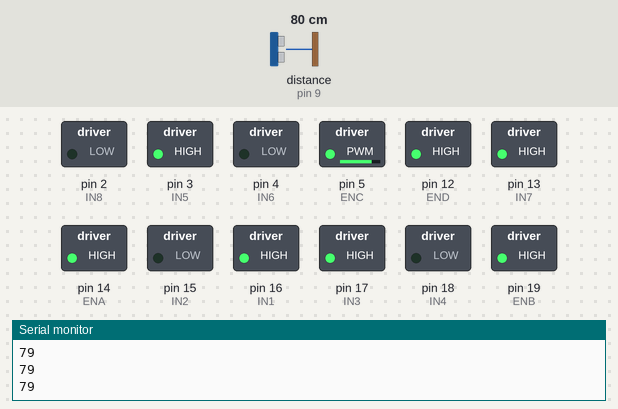
Bench run of a sketch on a simulated Arduino Uno, built with avr-gcc and run on an emulated ATmega328P. Parts: switched loads named in the sketch (green lamp = pin HIGH), the last lines printed to the serial monitor. Wiring (inferred from the names in the program): ultrasonic range finder: trigger pin 10; echo pin 9. The test bench sets the inputs (shaded band); at power-on: distance to the obstacle (sensor on pin 9) 80 cm. The echo pulse lasts 58.3 µs per cm; pins used as bus, display or sensor lines are not drawn.

Above: at 1.3 s.
1.4 s: distance to the obstacle (sensor on pin 9) set to 45 cm
2.9 s: distance to the obstacle (sensor on pin 9) set to 38 cm
At 4.2 s:
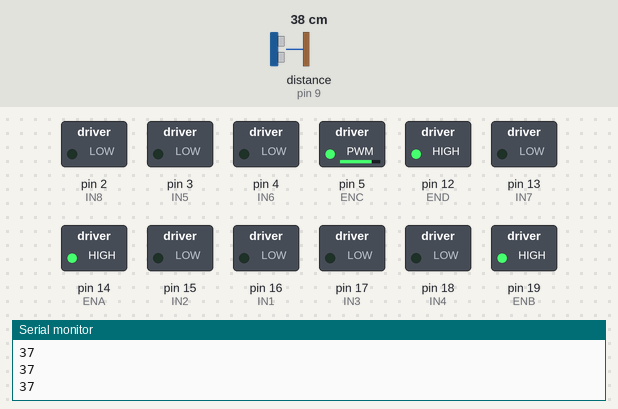
4.5 s: distance to the obstacle (sensor on pin 9) set to 60 cm
At 5.7 s:
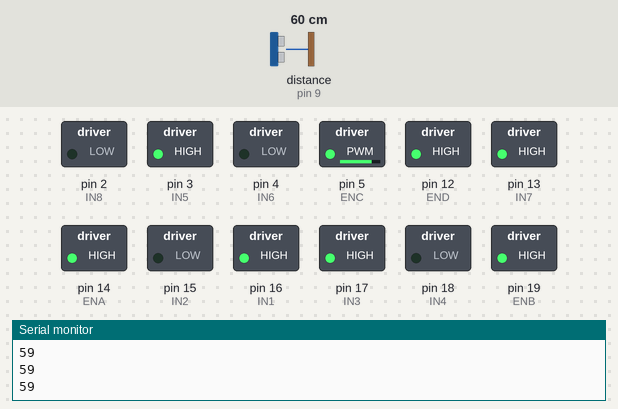
6.0 s: distance to the obstacle (sensor on pin 9) set to 2 cm
At 7.1 s:
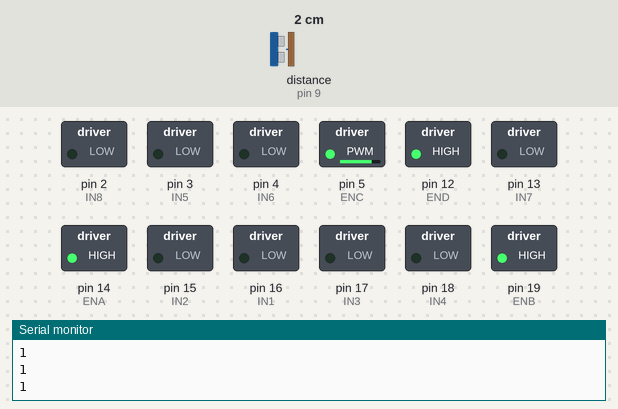
Timing chart, 0 to 8.5 s (numbered marks = the images above; inputs shaded):
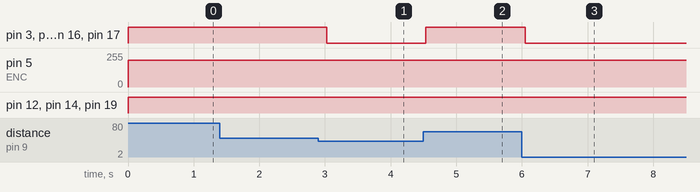

Measured:
- the behaviour switches between 41 and 40 cm on distance to the obstacle (sensor on pin 9) (found by bisection; images 0 and 1)
- after the input at 2.9 s, pin 3 (IN5), pin 13 (IN7), pin 16 (IN1), pin 17 (IN3): HIGH → LOW after 0.13 s
- after the input at 4.5 s, pin 3 (IN5), pin 13 (IN7), pin 16 (IN1), pin 17 (IN3): LOW → HIGH at once
- after the input at 6.0 s, pin 3 (IN5), pin 13 (IN7), pin 16 (IN1), pin 17 (IN3): HIGH → LOW after 0.05 s

The sketch:

motorSensorCode.ino
```cpp
int ENA = 14; //top right motor
int IN1 = 16; //top right motor
int IN2 = 15; //top right motor
int ENB = 19; //top left motor
int IN3 = 17; //top left motor
int IN4 = 18; //top left motor
int IN5 = 3;  //bottom right motor
int IN6 = 4;  //bottom right motor
int ENC = 5;  //bottom right motor
int IN8 = 2;  //bottom left motor
int IN7 = 13; //bottom left motor
int END = 12; //bottom left motor

int Trig = 10;
int Echo = 9;

int Distance;
long Duration;

int motorSpeed = 200; // Speed (0–255)


void setup() {
  pinMode(ENA, OUTPUT);
  pinMode(IN1, OUTPUT);
  pinMode(IN2, OUTPUT);
  pinMode(ENB, OUTPUT);
  pinMode(IN3, OUTPUT);
  pinMode(IN4, OUTPUT);
  pinMode(ENC, OUTPUT);
  pinMode(IN5, OUTPUT);
  pinMode(IN6, OUTPUT);
  pinMode(ENC, OUTPUT);
  pinMode(IN7, OUTPUT);
  pinMode(IN8, OUTPUT);
  pinMode(Echo, INPUT);
  pinMode(Trig, OUTPUT);
  Serial.begin(9600);
}


void forward() {
  digitalWrite(IN1, HIGH);
  digitalWrite(IN2, LOW);
  digitalWrite(IN3, HIGH);
  digitalWrite(IN4, LOW);
  analogWrite(ENA, motorSpeed);
  analogWrite(ENB, motorSpeed);
  digitalWrite(IN5, HIGH);
  digitalWrite(IN6, LOW);
  digitalWrite(IN7, HIGH);
  digitalWrite(IN8, LOW);
  analogWrite(ENC, motorSpeed);
  analogWrite(END, motorSpeed);
}
void left() {
  digitalWrite(IN1, HIGH);
  digitalWrite(IN2, LOW);
  digitalWrite(IN3, LOW);
  digitalWrite(IN4, HIGH);
  analogWrite(ENA, motorSpeed);
  analogWrite(ENB, motorSpeed);
  digitalWrite(IN5, HIGH);
  digitalWrite(IN6, LOW);
  digitalWrite(IN7, LOW);
  digitalWrite(IN8, HIGH);
  analogWrite(ENC, motorSpeed);
  analogWrite(END, motorSpeed);
}
void right() {
  digitalWrite(IN1, LOW);
  digitalWrite(IN2, HIGH);
  digitalWrite(IN3, HIGH);
  digitalWrite(IN4, LOW);
  analogWrite(ENA, motorSpeed);
  analogWrite(ENB, motorSpeed);
  digitalWrite(IN5, LOW);
  digitalWrite(IN6, HIGH);
  digitalWrite(IN7, HIGH);
  digitalWrite(IN8, LOW);
  analogWrite(ENC, motorSpeed);
  analogWrite(END, motorSpeed);
}


void reverse() {
  digitalWrite(IN1, LOW);
  digitalWrite(IN2, HIGH);
  digitalWrite(IN3, LOW);
  digitalWrite(IN4, HIGH);
  analogWrite(ENA, motorSpeed);
  analogWrite(ENB, motorSpeed);
  digitalWrite(IN5, LOW);
  digitalWrite(IN6, HIGH);
  digitalWrite(IN7, LOW);
  digitalWrite(IN8, HIGH);
  analogWrite(ENC, motorSpeed);
  analogWrite(END, motorSpeed);}


void stop() {
// Stop
  digitalWrite(IN1, LOW);
  digitalWrite(IN2, LOW);
  digitalWrite(IN3, LOW);
  digitalWrite(IN4, LOW);
  digitalWrite(IN5, LOW);
  digitalWrite(IN6, LOW);
  digitalWrite(IN7, LOW);
  digitalWrite(IN8, LOW);
}


void loop() {
 // put your main code here, to run repeatedly:
 digitalWrite(Trig, LOW);
 delayMicroseconds(2);
 digitalWrite(Trig, HIGH);
 delayMicroseconds(10);
 digitalWrite(Trig, LOW);
 Duration = pulseIn(Echo, HIGH);
 Distance = (343*Duration*100)/2000000;
 Serial.println(Distance);
 if(Distance < 40){
  stop();
 }
 else{
  forward();
 }
 delay(500);

}
```
